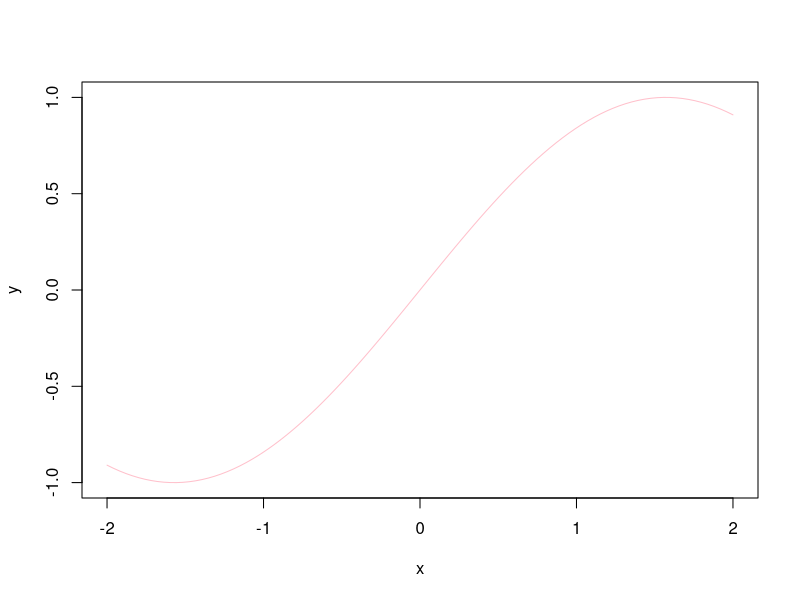
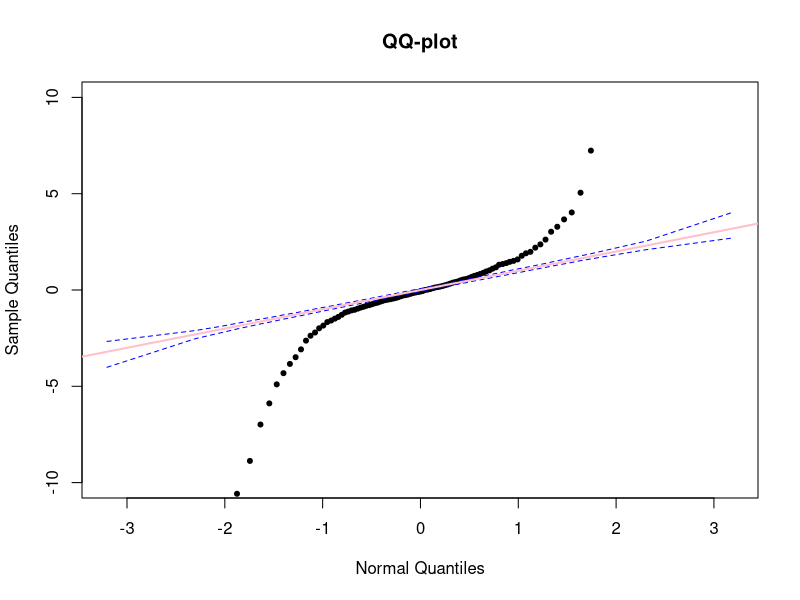
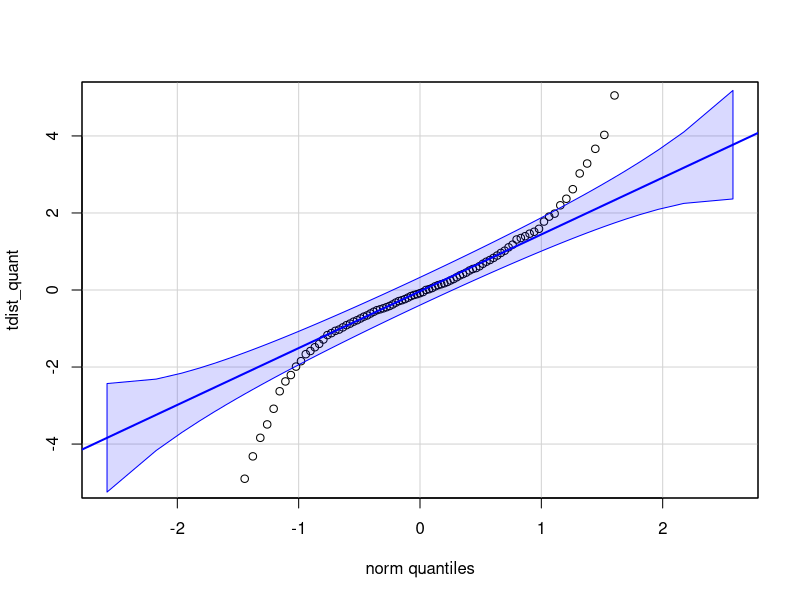

Recreate these plots in R, in order.
## ---- chunk 1
x <- seq(-2,2, length.out = 100)
y <- sin(x)

plot(x, y, type = "l", col = "pink")
## ---- chunk 2
#Generate 1000 random values from a tdist and a norm
t_dist <- rt(1000,1)
#norm_dist <- rnorm(1000)

prob_seq <- seq(0, 1, 0.01)

tdist_quant <- quantile(t_dist, probs = prob_seq) 
#norm_dist_quants <- quantile(norm_dist, probs = prob_seq)

#Use Bootstrapping to simulate 1000 norms
B <- 1000
norm_quants <- replicate(B, {
  norm_dist <- rnorm(1000)
  quantile(norm_dist, probs = prob_seq)
})


upper <- apply(norm_quants,1, quantile, probs = 0.025)
lower <- apply(norm_quants,1, quantile, probs = 0.975)
norm_med <- apply(norm_quants,1,quantile, probs = 0.50)

#Calculate quantiles for normal distribution, plot against tdistribution
#How to find quantiles 
plot(norm_med, tdist_quant, main = "QQ-plot",
     xlab = "Normal Quantiles", ylab = "Sample Quantiles",
     ylim = c(-10, 10), pch = 20)

lines(norm_med, lower, col = "blue", lty = 2)
lines(norm_med, upper, col = "blue", lty = 2)
abline(0,1,col= "pink", lwd=2)
## ---- chunk 3
#Test this way
library(car)
qqPlot(tdist_quant, envelope = 0.95, ylim = c(-5,5))
